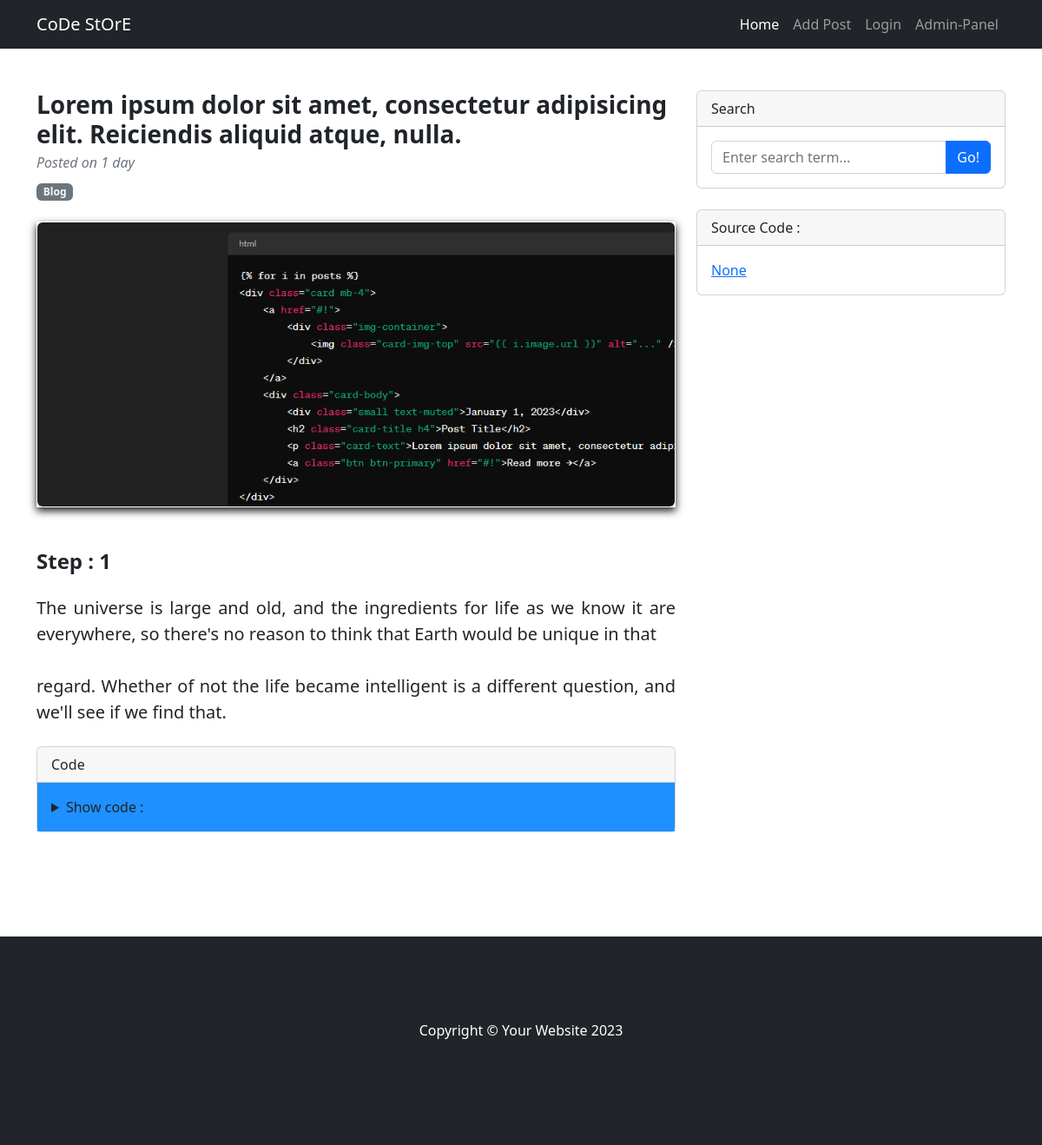
/post/1, run on the app's committed database.
### insights/models.py (models this page shows, shortened)
class Post(models.Model):
    title = models.CharField(max_length=3000)
    category = models.ForeignKey(Category, on_delete=models.CASCADE)  # Removed default value
    image = models.ImageField(upload_to='uploads/post/', blank=False, null=False)
    check_1 = models.BooleanField(default=False)
    step_1 = models.TextField(default='', blank=False, null=False)
    code_1 = models.TextField(default='', blank=False, null=False)
    image_2 = models.ImageField(upload_to='uploads/post/', blank=True, null=True)
    check_2 = models.BooleanField(default=False)
    step_2 = models.TextField(default='', blank=True, null=True)
    code_2 = models.TextField(default='', blank=True, null=True)
    image_3 = models.ImageField(upload_to='uploads/post/', blank=True, null=True)
    check_3 = models.BooleanField(default=False)
    step_3 = models.TextField(default='', blank=True, null=True)
    code_3 = models.TextField(default='', blank=True, null=True)
    image_4 = models.ImageField(upload_to='uploads/post/', blank=True, null=True)
    check_4 = models.BooleanField(default=False)
    step_4 = models.TextField(default='', blank=True, null=True)
    code_4 = models.TextField(default='', blank=True, null=True)
    image_5 = models.ImageField(upload_to='uploads/post/', blank=True, null=True)
    check_5 = models.BooleanField(default=False)
    step_5 = models.TextField(default='', blank=True, null=True)
    code_5 = models.TextField(default='', blank=True, null=True)
    check_5 = models.BooleanField(default=False)
    step_5 = models.TextField(default='', blank=True, null=True)
    code_5 = models.TextField(default='', blank=True, null=True)
    check_6 = models.BooleanField(default=False)
    step_6 = models.TextField(default='', blank=True, null=True)
    code_6 = models.TextField(default='', blank=True, null=True)
    check_7 = models.BooleanField(default=False)
    step_7 = models.TextField(default='', blank=True, null=True)
    code_7 = models.TextField(default='', blank=True, null=True)
    check_8 = models.BooleanField(default=False)
    step_8 = models.TextField(default='', blank=True, null=True)
    code_8 = models.TextField(default='', blank=True, null=True)
    check_9 = models.BooleanField(default=False)
    step_9 = models.TextField(default='', blank=True, null=True)
    code_9 = models.TextField(default='', blank=True, null=True)
    tags = models.TextField(default='', blank=True, null=True)
    source_code = models.URLField(max_length=10000, blank=True, null=True) #<----এটি মানে হল ফিল্ডটি ফর্মে একটি মান প্রবেশ করার জন্য বাধ্যতা নেই। অর্থাৎ, ফিল্ডটি খালি অথবা মান না দিয়েও ফর্ম সাবমিট করা যাবে।
    upload_in = models.DateTimeField(auto_now_add=True)
    class Meta:
        ordering = ('-upload_in',)

class Category(models.Model):
    name = models.CharField(max_length=50)
    def __str__(self):
        return self.name
    class Meta:
        verbose_name_plural = 'categories'

### insights/views.py (the view)
# urls.py: path('post/<int:pk>',post,name="post"),
def post(request,pk):
    post = Post.objects.get(id=pk)
    return render(request,'files/post.html',{'post':post})

### templates/files/post.html (shortened to what this page needs)
{% extends 'link.html'%}
{%load static%}
{% block content%}
<div class="container mt-5">
    <div class="row">
        <div class="col-lg-8">
            <article>
                <header class="mb-4">
                    <h3 class="fw-bolder mb-1">{{post.title}}</h3>
                    <div class="text-muted fst-italic mb-2">Posted on {{post.upload_in|timesince }}</div>
                    <a class="badge bg-secondary text-decoration-none link-light" href="#!">{{post.category}}</a>
                </header>
                <figure class="image-container"><img class="img-fluid rounded" src="{{post.image.url}}" alt="Future Picture" /></figure>
                <section class="mb-5" align="justify">
                    <h4 class="fw-bolder mb-4 mt-5">Step : 1</h4>
                    <p class="fs-5 mb-4" align="justify">{{post.step_1|linebreaksbr  }}</p>
                    <div class="card">
                        <div class="card-header">
                            Code
                        </div>
                        <div class="card-body"  style="background-color:dodgerblue;">
                            <details>
                                <summary>Show code : </summary><br />
                            </details>
                        </div>
                    </div>
                </section>
            </article>
            <br />
            <br />
            <br />
        </div>
        <div class="col-lg-4">
            <div class="card mb-4">
                <div class="card-header">Search</div>
                <div class="card-body">
                    <form action="{% url 'search' %}" method="POST">
                        <div class="input-group">
                            <input class="form-control" name="searched" type="text" placeholder="Enter search term..." aria-label="Enter search term..." aria-describedby="button-search" />
                            <button class="btn btn-primary" type="submit">Go!</button>
                        </div>
                    </form>
                </div>
            </div>
            <div class="card mb-4">
                <div class="card-header">Source Code : </div>
                <div class="card-body">
                    <a href="{{post.source_code}}">
                        {{post.source_code}}
                    </a>
                </div>
            </div>
        </div>
    </div>
</div>
    {% endblock content%}

### templates/files/post.html (style rules this page uses)
.image-container { box-shadow: 0 4px 9px rgba(0, 0, 0, 0.9); padding: 1px; }

### data on the page
Post: title "Lorem ipsum dolor sit amet, consectetur adipisicing elit. Reiciendis aliquid atque, nulla.", upload_in "1 day", category "Blog", image (picture), step_1 "The universe is large and old, and the ingredients for life as we know it are everywhere, so there's no reason to think that Earth would be unique in that regard. Whether of not the life became intelligent is a different question, and we'll see if we find that.", source_code "None"
